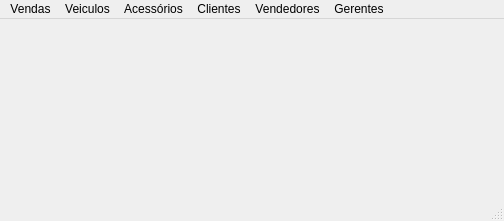
<?xml version="1.0" encoding="UTF-8"?>
<ui version="4.0">
 <class>TelaPrincipal</class>
 <widget class="QMainWindow" name="TelaPrincipal">
  <property name="geometry">
   <rect>
    <x>0</x>
    <y>0</y>
    <width>504</width>
    <height>221</height>
   </rect>
  </property>
  <property name="windowTitle">
   <string>MainWindow</string>
  </property>
  <widget class="QWidget" name="centralwidget"/>
  <widget class="QMenuBar" name="menubar">
   <property name="geometry">
    <rect>
     <x>0</x>
     <y>0</y>
     <width>504</width>
     <height>25</height>
    </rect>
   </property>
   <widget class="QMenu" name="menuVendas">
    <property name="title">
     <string>Vendas</string>
    </property>
    <addaction name="actionCadastrar"/>
    <addaction name="actionListar"/>
   </widget>
   <widget class="QMenu" name="menuVeiculos">
    <property name="title">
     <string>Veiculos</string>
    </property>
    <addaction name="actionCadastrar_2"/>
    <addaction name="actionListar_2"/>
   </widget>
   <widget class="QMenu" name="menuAcess_rios">
    <property name="title">
     <string>Acessórios</string>
    </property>
    <addaction name="actionCadastrar_3"/>
    <addaction name="actionListar_3"/>
   </widget>
   <widget class="QMenu" name="menuClientes">
    <property name="title">
     <string>Clientes</string>
    </property>
    <addaction name="actionCadastrar_4"/>
    <addaction name="actionListar_4"/>
   </widget>
   <widget class="QMenu" name="menuVendedores">
    <property name="title">
     <string>Vendedores</string>
    </property>
    <addaction name="actionCadastrar_5"/>
    <addaction name="actionListar_5"/>
   </widget>
   <widget class="QMenu" name="menuGerentes">
    <property name="title">
     <string>Gerentes</string>
    </property>
    <addaction name="actionCadastrar_6"/>
    <addaction name="actionListar_6"/>
   </widget>
   <addaction name="menuVendas"/>
   <addaction name="menuVeiculos"/>
   <addaction name="menuAcess_rios"/>
   <addaction name="menuClientes"/>
   <addaction name="menuVendedores"/>
   <addaction name="menuGerentes"/>
  </widget>
  <widget class="QStatusBar" name="statusbar"/>
  <action name="actionCadastrar">
   <property name="text">
    <string>Cadastrar</string>
   </property>
  </action>
  <action name="actionListar">
   <property name="text">
    <string>Listar</string>
   </property>
  </action>
  <action name="actionCadastrar_2">
   <property name="text">
    <string>Cadastrar</string>
   </property>
  </action>
  <action name="actionListar_2">
   <property name="text">
    <string>Listar</string>
   </property>
  </action>
  <action name="actionCadastrar_3">
   <property name="text">
    <string>Cadastrar</string>
   </property>
  </action>
  <action name="actionListar_3">
   <property name="text">
    <string>Listar</string>
   </property>
  </action>
  <action name="actionCadastrar_4">
   <property name="text">
    <string>Cadastrar</string>
   </property>
  </action>
  <action name="actionListar_4">
   <property name="text">
    <string>Listar</string>
   </property>
  </action>
  <action name="actionCadastrar_5">
   <property name="text">
    <string>Cadastrar</string>
   </property>
  </action>
  <action name="actionListar_5">
   <property name="text">
    <string>Listar</string>
   </property>
  </action>
  <action name="actionCadastrar_6">
   <property name="text">
    <string>Cadastrar</string>
   </property>
  </action>
  <action name="actionListar_6">
   <property name="text">
    <string>Listar</string>
   </property>
  </action>
 </widget>
 <resources/>
 <connections/>
</ui>
